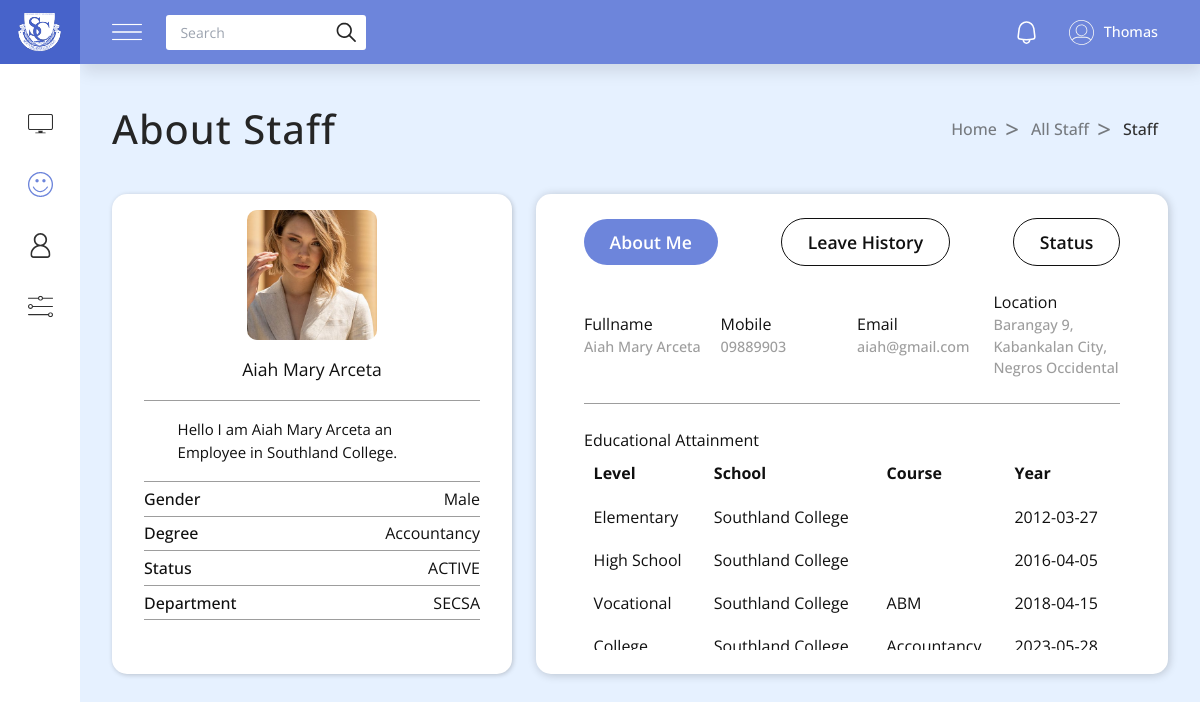
The page /admin/about_staff.php?id=20202 (signed in) on the database as committed earlier.
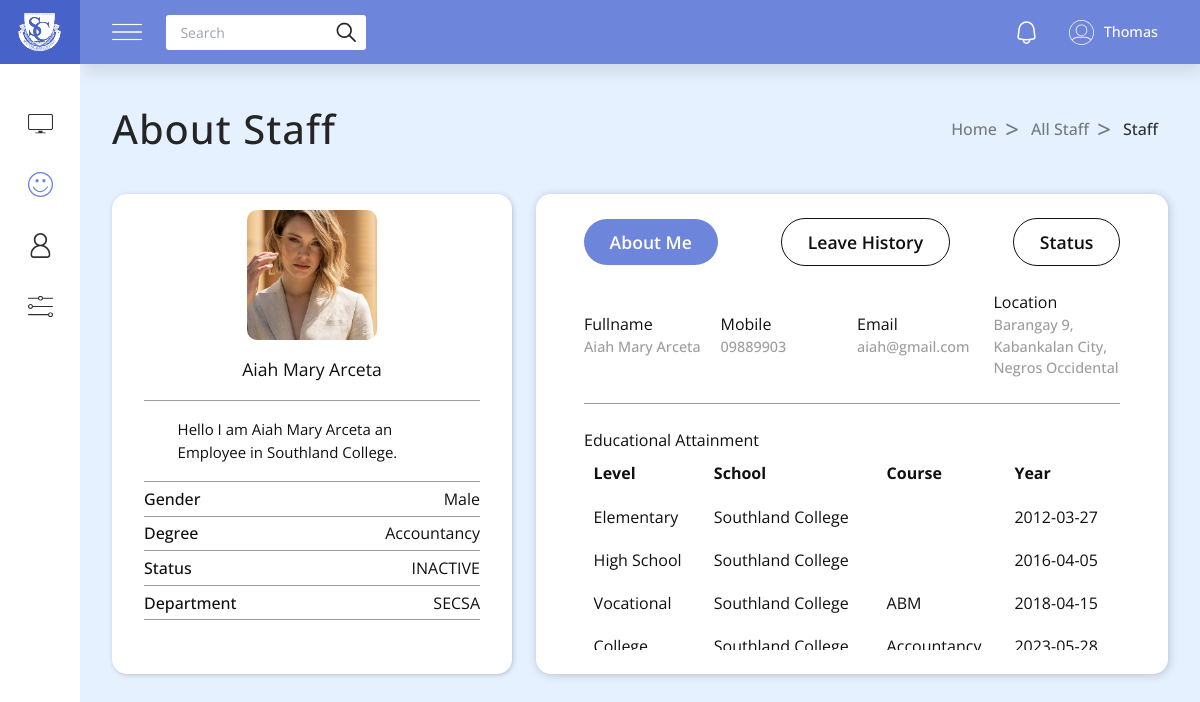
The same page on the database as committed later.
### tables this page shows
CREATE TABLE `employee_tbl` (
  `employee_id` int(11) NOT NULL,
  `fname` varchar(255) NOT NULL,
  `mname` varchar(255) NOT NULL,
  `lname` varchar(255) NOT NULL,
  `date_of_birth` date NOT NULL,
  `place_of_birth` varchar(255) NOT NULL,
  `sex` varchar(255) NOT NULL,
  `blood_type` varchar(255) NOT NULL,
  `civil_status` varchar(255) NOT NULL,
  `tin_id` varchar(100) NOT NULL,
  `citizenship` varchar(255) NOT NULL,
  `sss_no` varchar(100) NOT NULL,
  `pagibig_no` varchar(100) NOT NULL,
  `philhealth_no` varchar(100) NOT NULL,
  `height` float NOT NULL,
  `weight` float NOT NULL,
  `residential_address` varchar(255) NOT NULL,
  `permanent_address` varchar(255) NOT NULL,
  `email` varchar(255) NOT NULL,
  `contact_number` varchar(100) NOT NULL,
  `status` varchar(255) NOT NULL DEFAULT 'ACTIVE',
  `photo_path` varchar(255) DEFAULT NULL,
  `department` varchar(255) NOT NULL
);

### admin/about_staff.php (the view, shortened to what the changed rows need)
<?php
include('includes/connection.php');
if (isset($_GET['id'])) {
    $id = $_GET['id'];
    $query = "SELECT * from employee_tbl WHERE employee_id = $id";
    $query_res = mysqli_query($conn, $query);
    while ($row = mysqli_fetch_assoc($query_res)) {
        $fname = $row['fname'];
        $lname = $row['lname'];
        $email = $row['email'];
        $sex = $row['sex'];
        $contact = $row['contact_number'];
        $permanent_address = $row['permanent_address'];
        $photo_path = $row['photo_path'];
        $status = $row['status'];
        $department = $row['department'];
    }
}
?>
<!DOCTYPE html>
<html lang="en">
<head>
    <link rel="stylesheet" href="styles/nav.css" />
    <link rel="stylesheet" href="styles/about.css" />
    <script src="https://cdn.tailwindcss.com"></script>
</head>
<body>
    <?php require 'partials/nav.php' ?>
    <section class="section">
        <div class="section-title">
            <h1>About Staff</h1>
        </div>
        <div class="about-container">
            <div class="about-profile">
                <div class="prof-img">
                    <img src="<?= $photo_path ? $photo_path : "images/profile-black.svg" ?>" alt="profile">
                </div>
                <div class="profile-desc">
                    <div class="profile-name">
                        <?php echo "<h1>$fname $lname</h1>"; ?>
                    </div>
                    <div class="profile-info">
                        <p>Hello I am <?php echo "$fname $lname" ?> an Employee in Southland College.</p>
                    </div>
                    <div class="bordered-info">
                        <h3>Gender</h3>
                        <?php echo "<p>$sex</p>"; ?>
                    </div>
                    <div class="bordered-info">
                        <h3>Status</h3>
                        <span><?php echo $status ?></span>
                    </div>
                    <div class="bordered-info">
                        <h3>Department</h3>
                        <span><?php echo $department ?></span>
                    </div>
                </div>
            </div>
            <div class="about">
                <div class="info">
                    <div class="flex-1 w-1/4 overflow-hidden text-ellipsis">
                        <h3>Fullname</h3>
                        <?php echo "<p>$fname $lname</p>"; ?>
                    </div>
                    <div class="flex-1 w-1/4 overflow-hidden text-ellipsis">
                        <h3>Mobile</h3>
                        <?php echo "<p>$contact</p>"; ?>
                    </div>
                    <div class="flex-1 w-1/4 overflow-hidden text-ellipsis">
                        <h3>Email</h3>
                        <?php echo "<p>$email</p>"; ?>
                    </div>
                    <div class="flex-1 w-1/4 overflow-hidden text-ellipsis">
                        <h3>Location</h3>
                        <?php echo "<p>$permanent_address</p>"; ?>
                    </div>
                </div>
                <div class="desc">
                    <div class="desc-cont">
                        <table>
                            <tr>
                                <th>Level</th>
                                <th>School</th>
                                <th>Course</th>
                                <th>Year</th>
                            </tr>
                        </table>
                    </div>
                </div>
            </div>
        </div>
    </section>
</body>
</html>

Rows that differ between the two databases and show on the page:
changed employee_tbl "Aiah Mary": status "ACTIVE" → "INACTIVE"
